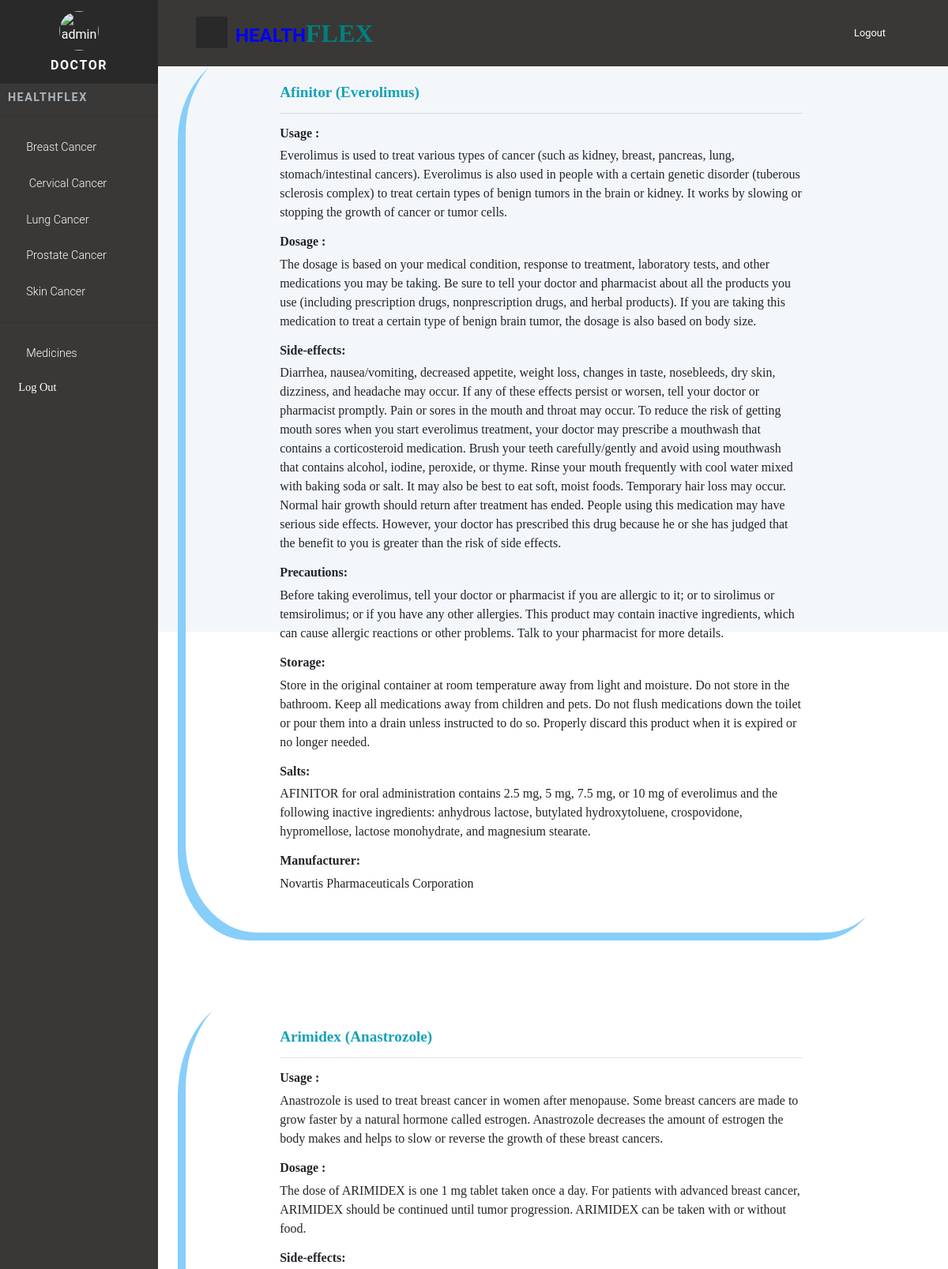
Screenshot of /viewmedicine/ (upper part) with the database file from the repository.
### myapp/models.py (models this page shows, shortened)
class medicine(models.Model):
        Name = models.CharField(max_length=300)
        Usage= models.CharField(max_length=1000)
        Manufacturer= models.CharField(max_length=1000, primary_key=True)
        Salts= models.CharField(max_length=1000)
        SideEffects= models.CharField(max_length=1000, null=True)
        Dosage=models.CharField(max_length=1000, null=True)
        Precautions=models.CharField(max_length=1000, null=True)
        Storage=models.CharField(max_length=1000, null=True)

### myapp/views.py (the view)
# urls.py: path('viewmedicine/', views.viewmedicine,   name= 'viewmedicine' ),
def viewmedicine(request):
    Medicine = medicine.objects.all()
    return render(request,"medicine.html",{'medicine': Medicine})

### template/medicine.html (shortened to what this page needs)
{% extends 'drpanelbase.html' %}
{% block content %}
{% load static %}
<div class= "container">
            {% for medicine in medicine %}
                <div class="row" style="margin-top: 5%">
    <div class="col-2"></div>
    <div class="col-6">
      <form style = "font-family: Century Gothic; width: 900px  ; border : 100px ; padding: 50px; box-shadow: -10px 10px lightskyblue; border-radius:10% ">
           <div class="row">
                    <div class="col-md-1"></div>
                    <div class="col-md-10 ">
                      <h3 class="text-info" >{{ medicine.Name }}</h3><hr>
                     <h5 class="mt-3"  ><b>Usage :</b></h5> {{ medicine.Usage }}
                      <h5 class="mt-3"><b>Dosage :</b></h5> {{ medicine.Dosage }}
                      <h5 class="mt-3"><b>Side-effects:</b></h5> {{ medicine.SideEffects }}
                      <h5 class="mt-3"><b>Precautions:</b></h5> {{ medicine.Precautions }}
                      <h5 class="mt-3"><b>Storage:</b></h5> {{ medicine.Storage }}
                      <h5 class="mt-3"><b>Salts:</b></h5> {{ medicine.Salts }}
                      <h5 class="mt-3"><b>Manufacturer:</b></h5> {{ medicine.Manufacturer }}
                    </div>
                    <div class="col-md-1"></div>
                  </div>
                </form>
              </div>
              <div class="col-4"></div>
              </div>
           {% endfor %}
</div>
{% endblock %}

### template/drpanelbase.html (shortened to what this page needs)
<DOCTYPE html>
  {% load static %}
  <html>
    <head>
        <link rel="stylesheet" href="{%static "css/bootstrap.min.css" %}">
        <link rel="stylesheet" href="{%static "user/css/icofont.css"  %}">
        <link rel="stylesheet" href="{%static "user/sidebar/style.default.css"  %}">
        <link rel="stylesheet" href="{%static "user/sidebar/malihu-custom-scrollbar-plugin/jquery.mCustomScrollbar.css"  %}">
    </head>
    <body>
      <nav class="side-navbar">
        <div class="side-navbar-wrapper">
          <div class="sidenav-header d-flex align-items-center justify-content-center">
            <div class="sidenav-header-inner text-center"><img src={%static "doctorji.png" %} alt="admin" class="img-fluid rounded-circle">
              <h2 class="h5"> DOCTOR </h2>
            </div>
          </div>
          <div class="main-menu">
            <h5 class="sidenav-heading">HEALTHFLEX</h5>
            <ul id="side-main-menu" class="side-menu list-unstyled">
    <hr>
 <li><a href="#exampledropdownDropdown1" aria-expanded="false" data-toggle="collapse"> <i class="icon-interface-windows icofont-drug pb-4-"></i>Breast Cancer</a>
            </li>
              <li><a href="#exampledropdownDropdown2" aria-expanded="false" data-toggle="collapse"> <i class="icon-interface-windows icofont-injection-syringe pb-4-"></i> Cervical Cancer</a>
            </li>
              <li><a href="#exampledropdownDropdown3" aria-expanded="false" data-toggle="collapse"> <i class="icon-interface-windows icofont-tablets pb-4-"></i>Lung Cancer</a>
            </li>
              <li><a href="#exampledropdownDropdown5" aria-expanded="false" data-toggle="collapse"> <i class="icon-interface-windows icofont-pills pb-4-"></i>Prostate Cancer</a>
            </li>
                  <li><a href="#exampledropdownDropdown4" aria-expanded="false" data-toggle="collapse"> <i class="icon-interface-windows icofont-hand pb-4-"></i>Skin Cancer</a>
                </li>
<hr>
                <li><a href="{% url "viewmedicine" %}"> <i class="icofont icofont-capsule"></i>Medicines</a></li>
               <li><a href="{% url "doctorlogin" %}" <i class="icofont icofont-exit"></i>Log Out</a></li>
              </ul>
            </div>
            </div>
        </nav>
        <div class="page">
          <header class="header">
            <nav class="navbar">
              <div class="container-fluid">
                <div class="navbar-holder d-flex align-items-center justify-content-between">
                  <div class="navbar-header"><a id="toggle-btn" href="#" class=" menu-btn text-info"><i class="icofont icofont-bubble-left icofont-3x"> </i></a><a href="#" class="navbar-brand">
                      <div class="brand-text d-none d-md-inline-block"><span style="color: blue ; font-size: x-large;"><b>Health</b></span><strong style="color: teal; font-size: xx-large; font-family: century gothic ">Flex</strong></div></a></div>
                  <ul class="nav-menu list-unstyled d-flex flex-md-row align-items-md-center">
                    <li class="nav-item"><a href="#" class="nav-link logout"> <span class="d-none d-sm-inline-block">Logout</span><i class="icofont icofont-square"></i></a></li>
                  </ul>
                </div>
              </div>
            </nav>
          </header>
          </div>
          <div class="content " >
            <div class="row">
                <div class="col-md-12" >
                {% block content %}
                {% endblock %}
                </div>
            </div>
        </div>
      </body>
      </html>

### static/user/sidebar/style.default.css (style rules this page uses)
a { display: inline-block; text-decoration: none; color: #fff; }
body { overflow-x: hidden; }
i { display: inline-block; }
span { display: inline-block; }
i[class*='icon-'] { -webkit-transform: translateY(4px); transform: translateY(4px); }
.page { position: absolute; top: 0; right: 0; -webkit-transition: width 0.3s linear; transition: width 0.3s linear; width: calc(100% - 200px); background-color: #F4F7FA; min-height: 100vh; padding-bottom: 50px; }
h2 { color: #555; font-weight: 400; }
@media (min-width: 768px) { .container-fluid { padding: 0 3rem; } }
nav.navbar { background: #393836; padding: .8rem 0; }
nav.navbar .container-fluid { width: 100%; }
nav.navbar .navbar-holder { width: 100%; }
nav.navbar a { font-size: .8rem; color: #fff; position: relative; }
nav.navbar a.logout i { margin-left: 5px; }
nav.navbar a.navbar-brand { margin-left: 10px; }
nav.navbar .brand-text { text-transform: uppercase; }
nav.navbar .brand-text strong { font-size: 1.5em; }
nav.navbar .nav-menu { margin-bottom: 0; }
nav.navbar a.menu-btn { width: 40px; height: 40px; line-height: 40px; background: #292929; color: #fff; text-align: center; padding: 0 !important; }
.side-navbar { position: fixed; top: 0; left: 0; width: 200px; height: 100%; width: 200px; text-align: left; background: #393836; color: #fff; z-index: 999; overflow-y: auto; -webkit-transition: all 0.3s; transition: all 0.3s; }
.side-navbar li { position: relative; }
.side-navbar li a { position: relative; font-size: .9rem; font-weight: 300; color: #fff; text-decoration: none; width: 100%; padding: 12px; }
.side-navbar li a[data-toggle="collapse"]::before { content: '\f104'; display: inline-block; -webkit-transform: translateY(-50%); transform: translateY(-50%); font-family: 'FontAwesome'; position: absolute; top: 50%; right: 20px; }
.side-navbar .sidenav-header { background: #292929; padding: 14px; margin-bottom: 10px; }
.side-navbar .sidenav-header img { width: 50px; height: 50px; }
.side-navbar .sidenav-header h2 { margin: 10px 0 0; text-transform: uppercase; letter-spacing: .1em; }
.side-navbar .sidenav-heading { font-weight: 700; color: #adb5bd; font-size: .9rem; text-transform: uppercase; letter-spacing: .1em; margin-left: 10px; margin-top: 10px; margin-bottom: 10px; }
.side-navbar i[class*='icon-'] { -webkit-transform: translateY(2px); transform: translateY(2px); }
.side-navbar i { font-size: inherit; margin-right: 10px; }
.navbar { padding: 0.5rem 1rem; }
.navbar-brand { display: inline-block; padding-top: 0.3125rem; padding-bottom: 0.3125rem; margin-right: 1rem; font-size: 1.25rem; }
body { font-family: "Roboto", sans-serif; font-size: 1rem; font-weight: 400; line-height: 1.5; color: #212529; background-color: #fff; }
a { color: #33b35a; text-decoration: none; }
h1, h2, h3, h4, h5, h6, .h1, .h2, .h3, .h4, .h5, .h6 { margin-bottom: 0.5rem; font-family: inherit; font-weight: 700; line-height: 1.1; color: inherit; }
h2, .h2 { font-size: 1.3rem; }
h3, .h3 { font-size: 1.2rem; }
h5, .h5 { font-size: 1rem; }
hr { border-top: 1px solid rgba(0, 0, 0, 0.1); }
.text-info { color: #17a2b8 !important; }
.nav-link { padding: 0.5rem 1rem; }

### rows the page displays
medicine: Name "Afinitor (Everolimus)", Usage "Everolimus is used to treat various types of cancer (such as kidney, breast, pancreas, lung, stomach/intestinal cancers). Everolimus is also used in people with a certain genetic disorder (tuberous sclerosis complex) to treat certain types of benign tumors in the brain or kidney. It works by slowing or stopping the growth of cancer or tumor cells.", Dosage "The dosage is based on your medical condition, response to treatment, laboratory tests, and other medications you may be taking. Be sure to tell your doctor and pharmacist about all the products you use (including prescription drugs, nonprescription drugs, and herbal products). If you are taking this medication to treat a certain type of benign brain tumor, the dosage is also based on body size.", SideEffects "Diarrhea, nausea/vomiting, decreased appetite, weight loss, changes in taste, nosebleeds, dry skin, dizziness, and headache may occur. If any of these effects persist or worsen, tell your doctor or pharmacist promptly. Pain or sores in the mouth and throat may occur. To reduce the risk of getting mouth sores when you start everolimus treatment, your doctor may prescribe a mouthwash that contains a corticosteroid medication. Brush your teeth carefully/gently and avoid using mouthwash that contains alcohol, iodine, peroxide, or thyme. Rinse your mouth frequently with cool water mixed with baking soda or salt. It may also be best to eat soft, moist foods. Temporary hair loss may occur. Normal…", Precautions "Before taking everolimus, tell your doctor or pharmacist if you are allergic to it; or to sirolimus or temsirolimus; or if you have any other allergies. This product may contain inactive ingredients, which can cause allergic reactions or other problems. Talk to your pharmacist for more details.", Storage "Store in the original container at room temperature away from light and moisture. Do not store in the bathroom. Keep all medications away from children and pets. Do not flush medications down the toilet or pour them into a drain unless instructed to do so. Properly discard this product when it is expired or no longer needed.", Salts "AFINITOR for oral administration contains 2.5 mg, 5 mg, 7.5 mg, or 10 mg of everolimus and the following inactive ingredients: anhydrous lactose, butylated hydroxytoluene, crospovidone, hypromellose, lactose monohydrate, and magnesium stearate.", Manufacturer "Novartis Pharmaceuticals Corporation"
medicine: Name "Arimidex (Anastrozole)", Usage "Anastrozole is used to treat breast cancer in women after menopause. Some breast cancers are made to grow faster by a natural hormone called estrogen. Anastrozole decreases the amount of estrogen the body makes and helps to slow or reverse the growth of these breast cancers.", Dosage "The dose of ARIMIDEX is one 1 mg tablet taken once a day. For patients with advanced breast cancer, ARIMIDEX should be continued until tumor progression. ARIMIDEX can be taken with or without food."
